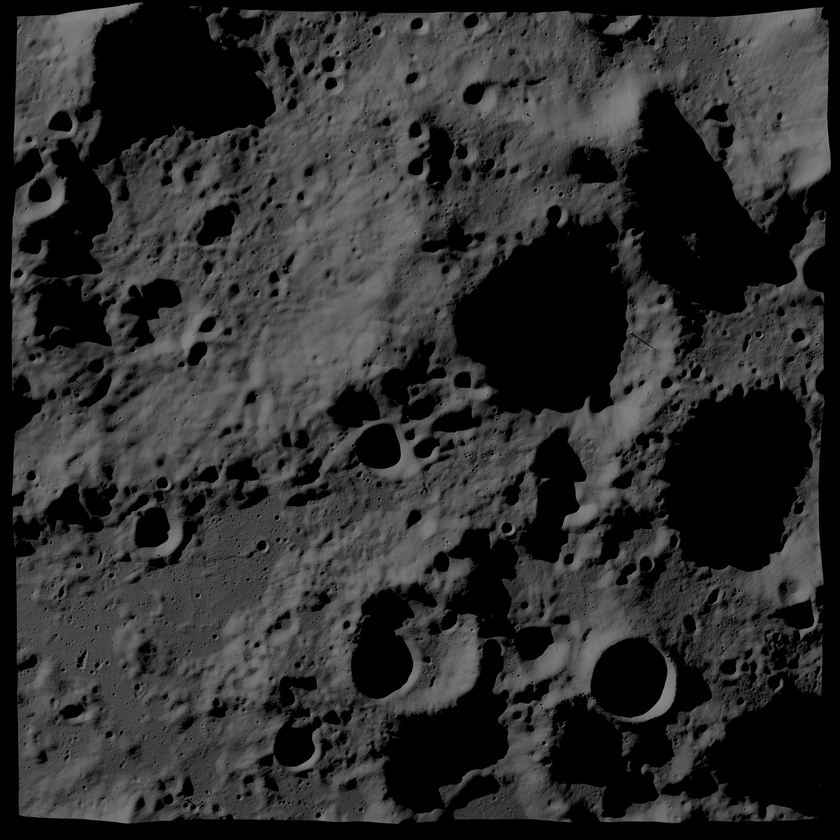
%> input picture Code/malapert_original.png, 840 x 840 px, shrunk from 2500 x 2500 before the run
$ octave main_driver.m   (GNU Octave 9; MATLAB toolbox functions it lacks are replaced by stand-ins)
%> lines starting %> are read from the running program, lines starting %| are printed output that depends on the picture; in (x1, y1, x2, y2) boxes, pixels count from 0 and x2, y2 are one past the last pixel; in counts of white or black regions, pixels touching at a corner belong together; the program's own positions count from 1
### Code/world_param.m
function [ startPt,goalPt,light_power,shadow_power ] = world_param( img )
% Define the start and end goal coordinates of the world

% OUTPUTS:
%   startPt = [xStart,yStart] = the starting x and y coordinates
%   goalPt  = [xGoal,yGoal]   = the goal x and y coordinates
%   light_power               = power that the robot gets in light
%   shadow_power              = power that the robot consumes in shadows

% Let the user enter the coordinates of the start and goal by clicking on
% the map
figure();
imshow(img);
[ y1,x1 ] = ginput(1);
[ y2,x2 ] = ginput(1);

x_Start = round(x1);
y_Start = round(y1);

startPt = [x_Start,y_Start];

x_Goal = round(x2);
y_Goal = round(y2);

goalPt = [x_Goal,y_Goal];

% Set the light and shadow power values
light_power = 1;
shadow_power = -1;

end

### Code/main_driver.m
% MATHEMATICS FUNDAMENTALS FOR ROBOTICS
%
% PROJECT: Shadow Traverse Rovers
% Authors:
%   Ander Solorzano
%   Ben Chaffee
%
% Date: Fall 2014
%
%%%%%%%%%%%%%%%%%%%%%%%%%%%%%%%%%%%%%%%%%%%%%%%%%%%%%%%%%%%%%%%%%%%%%%%%%%%
%
% Clear all variables and screen
%
clear all variables;
clc;

% Load the images
imgOrg = imread('malapert_original.png');
%> imgOrg is the input picture: size 840x840x3 uint8; min 0, max 142, mean 45.9
% imshow(imgOrg);

% Create a greyscale image of the image
imgOrg_gray = rgb2gray(imgOrg);
% imshow(imgOrg_gray);


%% Perform the image processing for the map

% Convert the image to a binary form

% create a matrix of zeros with same size as original image
mask = zeros(size(imgOrg,1),size(imgOrg,2));

% find the lit areas of the image
bgIdx = find(imgOrg_gray > 0);
%> bgIdx = 467276 values from 6167 to 699052

% set all values of binary image to 1 that meet constraint
mask(bgIdx) = 1;
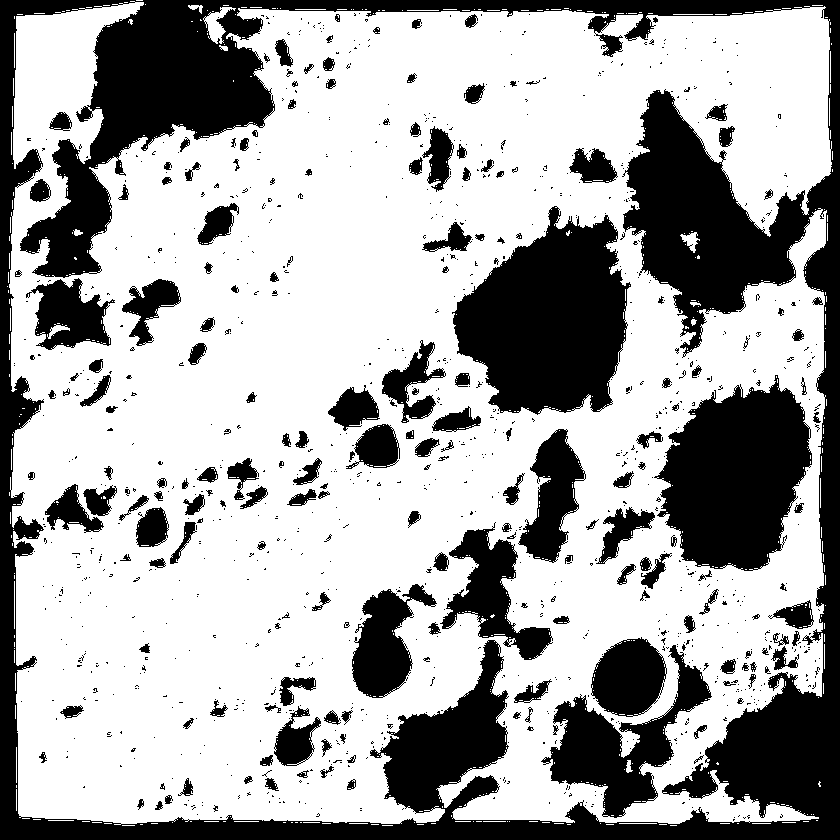
%> mask: size 840x840 double; values 0 (black) and 1 (white), 66.2% white; 1092 black regions (899 under 20 px), largest, box (x1, y1, x2, y2) and area: (0, 0, 840, 840) 125081, (452, 206, 631, 415) 24652, (654, 375, 812, 571) 20731

% display the masked image of the original grayscale image in binary
% imtool(mask);

% make a 9x9 neighborhood matrix
% for dilation using 9x9 neighborhood
structureElt = strel('square', 9);

% dilate the image and display it
dilation = imdilate(mask,structureElt);
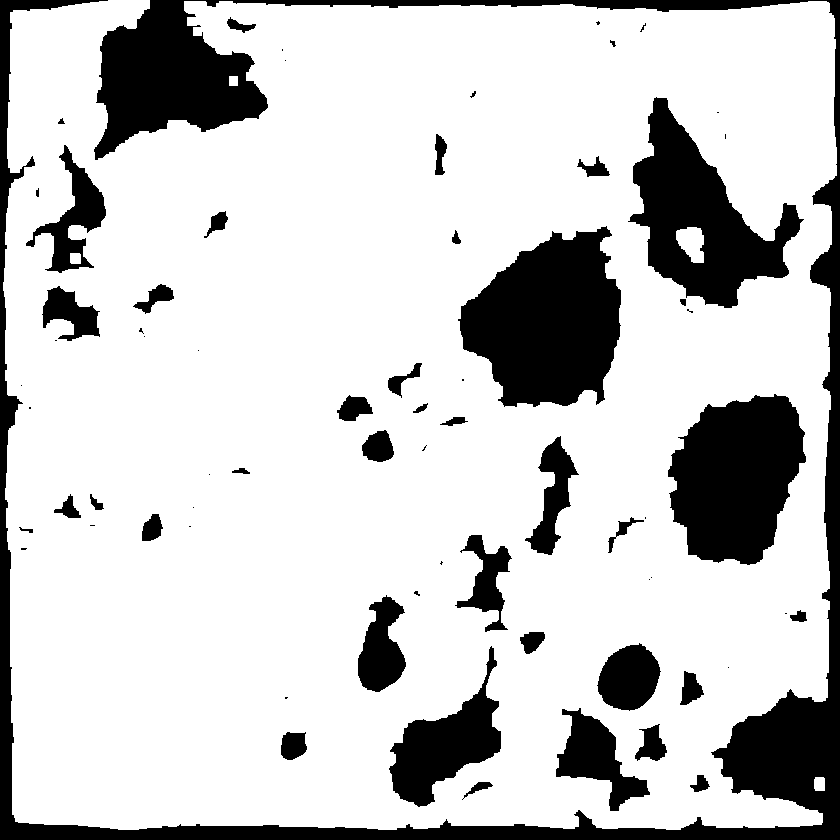
%> dilation: size 840x840 double; values 0 (black) and 1 (white), 79.4% white; 69 black regions (29 under 20 px), largest, box (x1, y1, x2, y2) and area: (0, 0, 840, 840) 57214, (458, 226, 621, 407) 20420, (668, 394, 806, 565) 17055
%> the run ends on the next line
% imtool(dilation);

% rename the image
robotWorld = dilation;
% imtool(robotWorld);

% Enter the start and end positions
[ start_pt,goal_pt,light_power,shadow_power ] = world_param(robotWorld);
